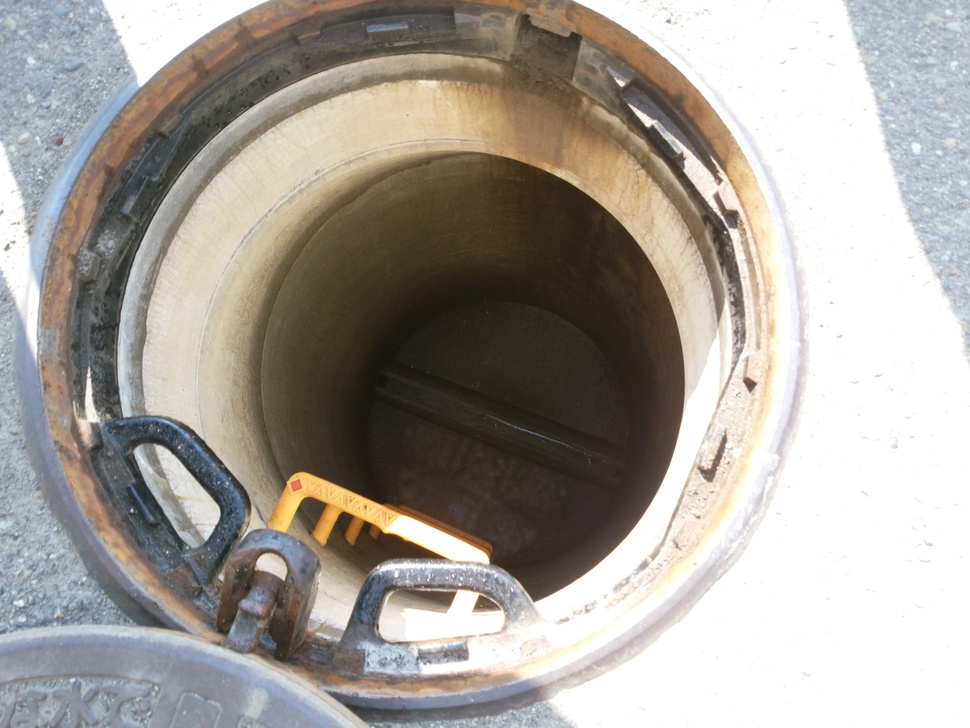
#> input picture python/TubeDiameter/image_input/real_tube.jpg, 970 x 728 px, shrunk from 4618 x 3464 before the run, found by its file name
$ python template_match.py
#> lines starting #> are read from the running program, lines starting #| are printed output that depends on the picture
import cv2
import numpy as np
from matplotlib import pyplot as plt

img = cv2.imread('C:\\Users\\nct20\\Documents\\GitHub\\man-hole-Taka\\python\\TubeDiameter\\image_input\\real_tube.jpg',0)
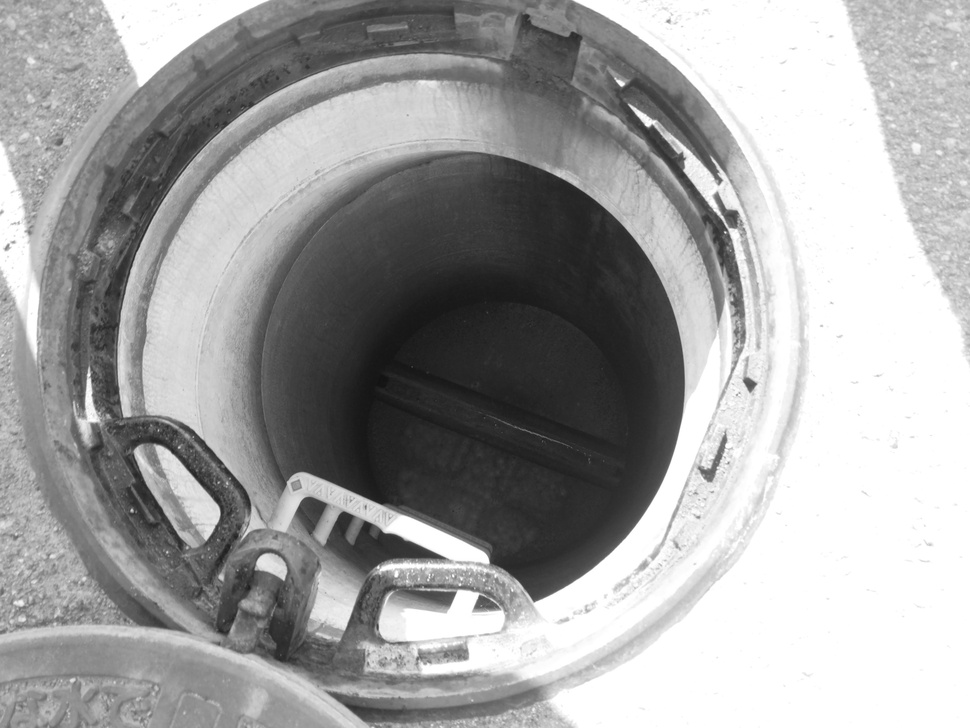
#> img: shape (728, 970); min 18, max 255, mean 161.4
img2 = img.copy()
template = cv2.imread('C:\\Users\\nct20\\Documents\\GitHub\\man-hole-Taka\\python\\TubeDiameter\\image_input\\real_tube_template_draw4.jpg',0)
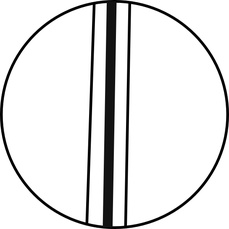
#> input picture python/TubeDiameter/image_input/real_tube_template_draw4.jpg, 229 x 229 px, shrunk from 1090 x 1090 before the run, found by its file name
#> template is the input picture: shape (229, 229); min 0, max 255, mean 229.7
w, h = template.shape[::-1]
#> w = 229; h = 229

# All the 6 methods for comparison in a list
methods = ['cv2.TM_CCOEFF', 'cv2.TM_CCOEFF_NORMED', 'cv2.TM_CCORR',
            'cv2.TM_CCORR_NORMED', 'cv2.TM_SQDIFF', 'cv2.TM_SQDIFF_NORMED']

# image のセーブ
def save_image(image,meth):
    cv2.imwrite(
        'C:\\Users\\nct20\\Documents\\GitHub\\man-hole-Taka\\python\\TubeDiameter\\image_output\\template_test\\' + 'real_tube' + str(
            meth) +'.jpg', image)
    cv2.destroyAllWindows()

if __name__ == '__main__':
    for meth in methods:
        img = img2.copy()
        method = eval(meth)

        # Apply template Matching
        res = cv2.matchTemplate(img,template,method)
        min_val, max_val, min_loc, max_loc = cv2.minMaxLoc(res)

        # If the method is TM_SQDIFF or TM_SQDIFF_NORMED, take minimum
        if method in [cv2.TM_SQDIFF, cv2.TM_SQDIFF_NORMED]:
            top_left = min_loc
        else:
            top_left = max_loc
        bottom_right = (top_left[0] + w, top_left[1] + h)

        cv2.rectangle(img,top_left, bottom_right, 255, 2)

        plt.subplot(121),plt.imshow(res,cmap = 'gray')
        plt.title('Matching Result'), plt.xticks([]), plt.yticks([])
        plt.subplot(122),plt.imshow(img,cmap = 'gray')
        plt.title('Detected Point'), plt.xticks([]), plt.yticks([])
        plt.suptitle(meth)

        plt.show()
        # lstripで左端の削除
        print(meth.lstrip("real_tubecv2."))  ##
        save_image(img,meth)
#> this loop made 6 passes
#> (min_val, max_val, min_loc, top_left, bottom_right) on passes 1 to 4: (-44805544, 52785424, (595, 277), (5, 217), (234, 446)), (-0.18, 0.265, (93, 195), (5, 217), (234, 446)), (454368896, 3.06e+09, (356, 264), (741, 499), (970, 728)), (0.693, 0.956, (338, 341), (735, 456), (964, 685))
#> (min_val, max_val, max_loc, top_left, bottom_right) on passes 5 to 6: (291605248, 2.2e+09, (355, 264), (735, 455), (964, 684)), (0.0912, 1, (385, 70), (735, 455), (964, 684))
#> pass 1, `res = cv2.matchTemplate(img,template,method)`:
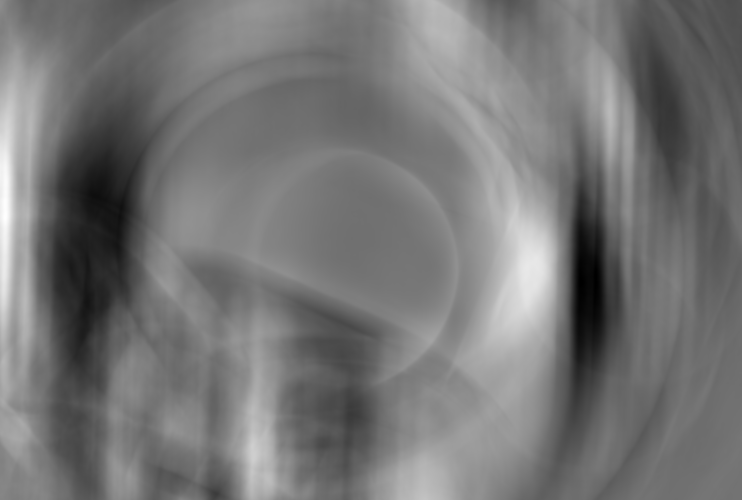
#> res: shape (500, 742) float32; min -44805544, max 52785424, mean 283411; drawn with min black and max white
#> pass 1, `plt.show()`:
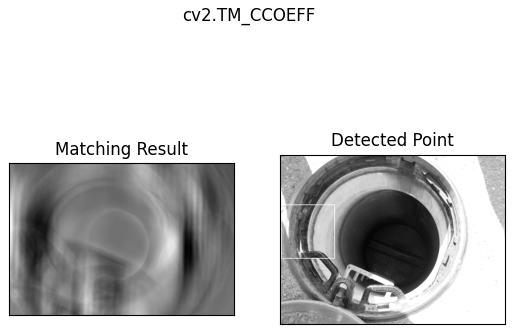
#> figure drawn by matplotlib, 2 panels
#> pass 1, in save_image, `cv2.imwrite( 'C:\\Users\\nct20\\Documents\\GitHub\\man-hole-Taka\\pyth..`:
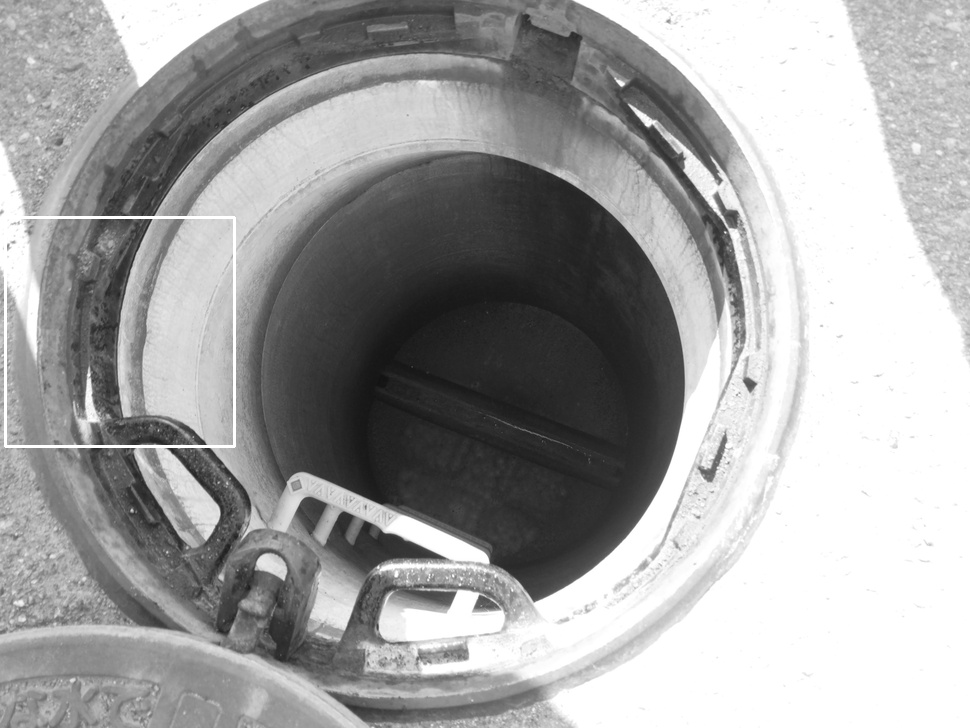
#> saved as real_tubecv2.TM_CCOEFF.jpg: shape (728, 970); min 18, max 255, mean 161.8
#> pass 3, `res = cv2.matchTemplate(img,template,method)`:
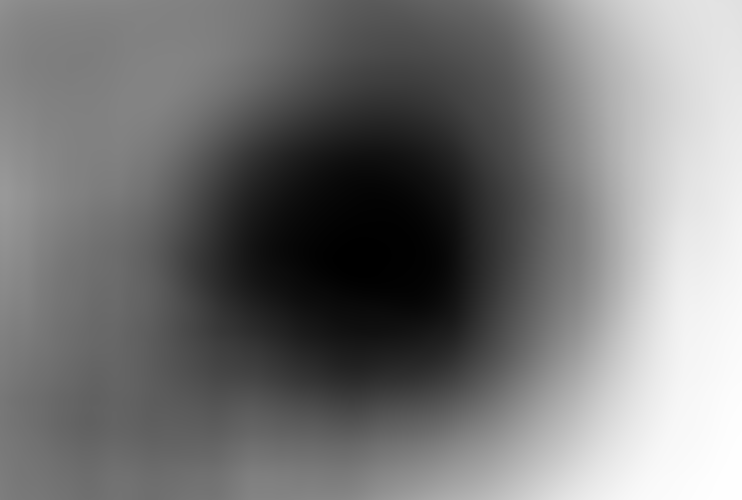
#> res: shape (500, 742) float32; min 454368896, max 3.06e+09, mean 1.66e+09; drawn with min black and max white
#> after the loop:
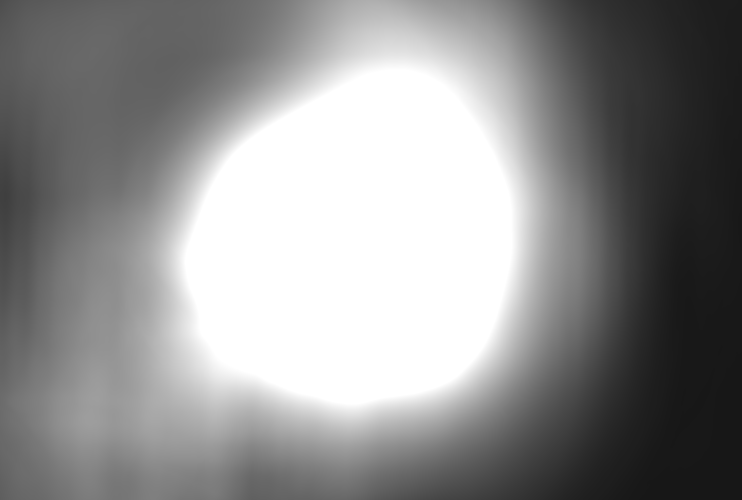
#> res: shape (500, 742) float32; min 0.0912, max 1, mean 0.566
